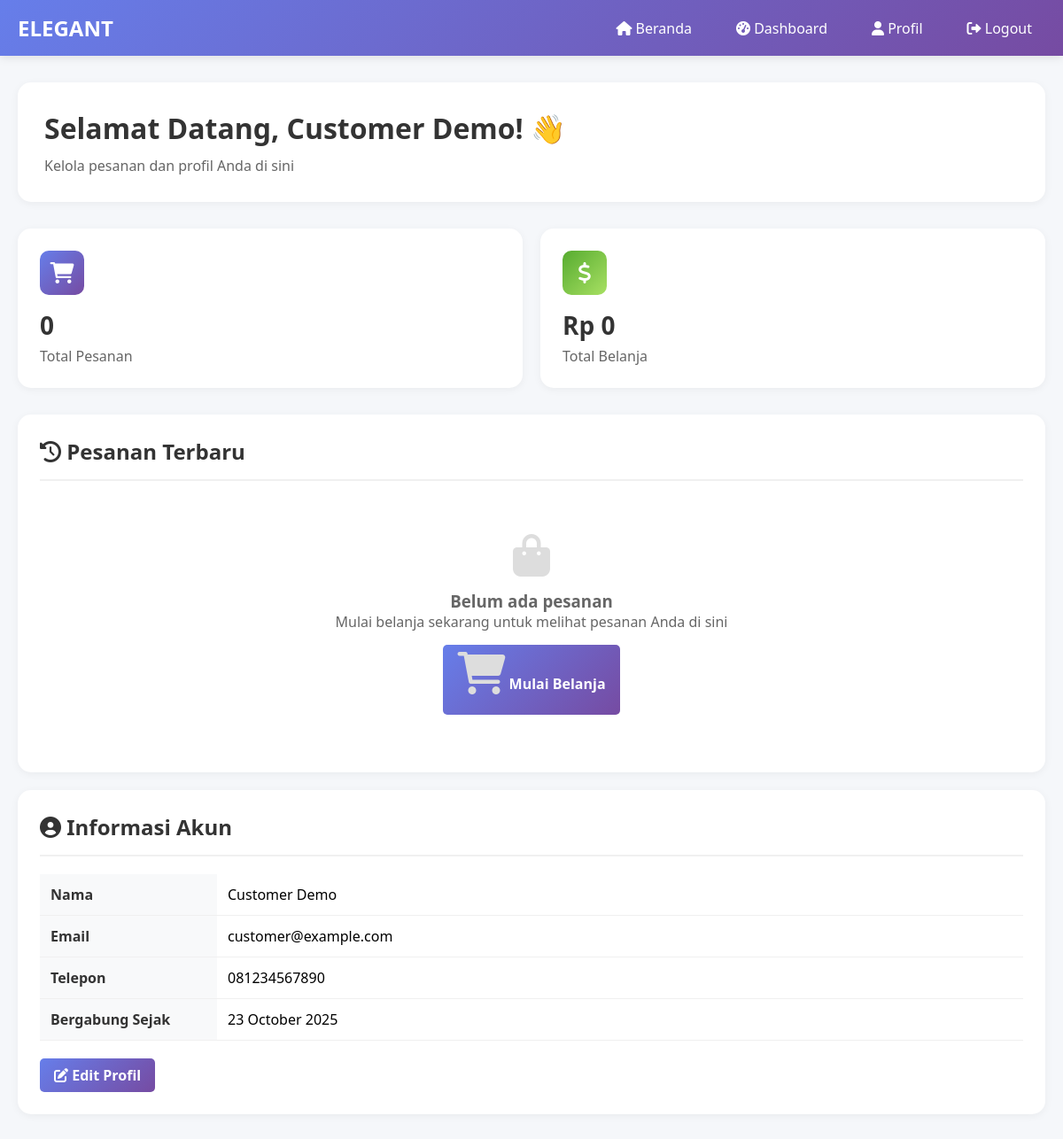
Screenshot of /customer/dashboard.php (signed in) with the database file from the repository.
### tables this page shows
CREATE TABLE customers (
    id INT AUTO_INCREMENT PRIMARY KEY,
    name VARCHAR(100) NOT NULL,
    email VARCHAR(100) UNIQUE NOT NULL,
    phone VARCHAR(20),
    password VARCHAR(255),
    date_of_birth DATE,
    gender ENUM('male', 'female', 'other'),
    address TEXT,
    city VARCHAR(100),
    province VARCHAR(100),
    postal_code VARCHAR(10),
    country VARCHAR(100) DEFAULT 'Indonesia',
    status ENUM('active', 'inactive', 'banned') DEFAULT 'active',
    email_verified BOOLEAN DEFAULT FALSE,
    created_at TIMESTAMP DEFAULT CURRENT_TIMESTAMP,
    updated_at TIMESTAMP DEFAULT CURRENT_TIMESTAMP ON UPDATE CURRENT_TIMESTAMP
);

### customer/dashboard.php (the view, shortened to what this page needs)
<?php
require_once '../config/database.php';
$stmt = $db->prepare("SELECT * FROM customers WHERE id = ?");
$stmt->execute([$_SESSION['customer_id']]);
$customer = $stmt->fetch();
$ordersStmt = $db->prepare("SELECT * FROM orders WHERE customer_id = ? ORDER BY created_at DESC LIMIT 5");
$ordersStmt->execute([$_SESSION['customer_id']]);
$orders = $ordersStmt->fetchAll();
$statsStmt = $db->prepare("SELECT COUNT(*) as total_orders, COALESCE(SUM(total_amount), 0) as total_spent FROM orders WHERE customer_id = ? AND payment_status = 'paid'");
$statsStmt->execute([$_SESSION['customer_id']]);
$stats = $statsStmt->fetch();
?>
<!DOCTYPE html>
<html lang="id">
<head>
    <link rel="stylesheet" href="https://cdnjs.cloudflare.com/ajax/libs/font-awesome/6.0.0/css/all.min.css">
</head>
<body>
    <nav class="navbar">
        <div class="nav-container">
            <div class="nav-logo">
                <h2>ELEGANT</h2>
            </div>
            <ul class="nav-menu">
                <li><a href="../index.html" class="nav-link"><i class="fas fa-home"></i> Beranda</a></li>
                <li><a href="dashboard.php" class="nav-link"><i class="fas fa-tachometer-alt"></i> Dashboard</a></li>
                <li><a href="profile.php" class="nav-link"><i class="fas fa-user"></i> Profil</a></li>
                <li><a href="logout.php" class="nav-link"><i class="fas fa-sign-out-alt"></i> Logout</a></li>
            </ul>
        </div>
    </nav>
    <div class="container">
        <div class="welcome-banner">
            <h1>Selamat Datang, <?php echo htmlspecialchars($customer['name']); ?>! 👋</h1>
            <p>Kelola pesanan dan profil Anda di sini</p>
        </div>
        <div class="stats-grid">
            <div class="stat-card">
                <div class="stat-icon blue">
                    <i class="fas fa-shopping-cart"></i>
                </div>
                <div class="stat-content">
                    <h3><?php echo number_format($stats['total_orders']); ?></h3>
                    <p>Total Pesanan</p>
                </div>
            </div>
            <div class="stat-card">
                <div class="stat-icon green">
                    <i class="fas fa-dollar-sign"></i>
                </div>
                <div class="stat-content">
                    <h3>Rp <?php echo number_format($stats['total_spent'], 0, ',', '.'); ?></h3>
                    <p>Total Belanja</p>
                </div>
            </div>
        </div>
        <div class="card">
            <h2><i class="fas fa-history"></i> Pesanan Terbaru</h2>
            <?php if (empty($orders)): ?>
                <div class="empty-state">
                    <i class="fas fa-shopping-bag"></i>
                    <h3>Belum ada pesanan</h3>
                    <p>Mulai belanja sekarang untuk melihat pesanan Anda di sini</p>
                    <a href="../index.html#products" class="btn btn-primary" style="margin-top: 15px;">
                        <i class="fas fa-shopping-cart"></i> Mulai Belanja
                    </a>
                </div>
            <?php endif; ?>
        </div>
        <div class="card">
            <h2><i class="fas fa-user-circle"></i> Informasi Akun</h2>
            <table>
                <tr>
                    <th style="width: 200px;">Nama</th>
                    <td><?php echo htmlspecialchars($customer['name']); ?></td>
                </tr>
                <tr>
                    <th>Email</th>
                    <td><?php echo htmlspecialchars($customer['email']); ?></td>
                </tr>
                <tr>
                    <th>Telepon</th>
                    <td><?php echo htmlspecialchars($customer['phone'] ?? '-'); ?></td>
                </tr>
                <tr>
                    <th>Bergabung Sejak</th>
                    <td><?php echo date('d F Y', strtotime($customer['created_at'])); ?></td>
                </tr>
            </table>
            <div style="margin-top: 20px;">
                <a href="profile.php" class="btn btn-primary">
                    <i class="fas fa-edit"></i> Edit Profil
                </a>
            </div>
        </div>
    </div>
</body>
</html>

### customer/dashboard.php (style rules this page uses)
* { margin: 0; padding: 0; box-sizing: border-box; }
body { font-family: 'Segoe UI', Tahoma, Geneva, Verdana, sans-serif; background: #f5f7fa; }
.navbar { background: linear-gradient(135deg, #667eea 0%, #764ba2 100%); padding: 15px 0; box-shadow: 0 2px 10px rgba(0,0,0,0.1); }
.nav-container { max-width: 1200px; margin: 0 auto; padding: 0 20px; display: flex; justify-content: space-between; align-items: center; }
.nav-logo h2 { color: white; font-size: 24px; }
.nav-menu { display: flex; list-style: none; gap: 20px; align-items: center; }
.nav-link { color: white; text-decoration: none; padding: 8px 15px; border-radius: 5px; transition: background 0.3s; }
.container { max-width: 1200px; margin: 30px auto; padding: 0 20px; }
.welcome-banner { background: white; padding: 30px; border-radius: 15px; box-shadow: 0 2px 10px rgba(0,0,0,0.05); margin-bottom: 30px; }
.welcome-banner h1 { color: #333; margin-bottom: 10px; }
.welcome-banner p { color: #666; }
.stats-grid { display: grid; grid-template-columns: repeat(auto-fit, minmax(250px, 1fr)); gap: 20px; margin-bottom: 30px; }
.stat-card { background: white; padding: 25px; border-radius: 15px; box-shadow: 0 2px 10px rgba(0,0,0,0.05); }
.stat-icon { width: 50px; height: 50px; border-radius: 10px; display: flex; align-items: center; justify-content: center; font-size: 24px; color: white; margin-bottom: 15px; }
.stat-icon.blue { background: linear-gradient(135deg, #667eea, #764ba2); }
.stat-icon.green { background: linear-gradient(135deg, #56ab2f, #a8e063); }
.stat-content h3 { font-size: 28px; color: #333; margin-bottom: 5px; }
.stat-content p { color: #666; }
.card { background: white; border-radius: 15px; box-shadow: 0 2px 10px rgba(0,0,0,0.05); padding: 25px; margin-bottom: 20px; }
.card h2 { color: #333; margin-bottom: 20px; padding-bottom: 15px; border-bottom: 2px solid #f0f0f0; }
table { width: 100%; border-collapse: collapse; }
th, td { padding: 12px; text-align: left; border-bottom: 1px solid #f0f0f0; }
th { background: #f8f9fa; font-weight: 600; color: #333; }
.btn { display: inline-block; padding: 8px 16px; border-radius: 5px; text-decoration: none; font-weight: 600; transition: transform 0.3s; }
.btn-primary { background: linear-gradient(135deg, #667eea, #764ba2); color: white; }
.empty-state { text-align: center; padding: 40px 20px; color: #666; }
.empty-state i { font-size: 48px; color: #ddd; margin-bottom: 15px; }

### rows the page displays
customers: name "Customer Demo", email "customer@example.com", phone "081234567890", created_at "23 October 2025"

### other values shown
$stats['total_orders'] "0"
$stats['total_spent'] "0"
